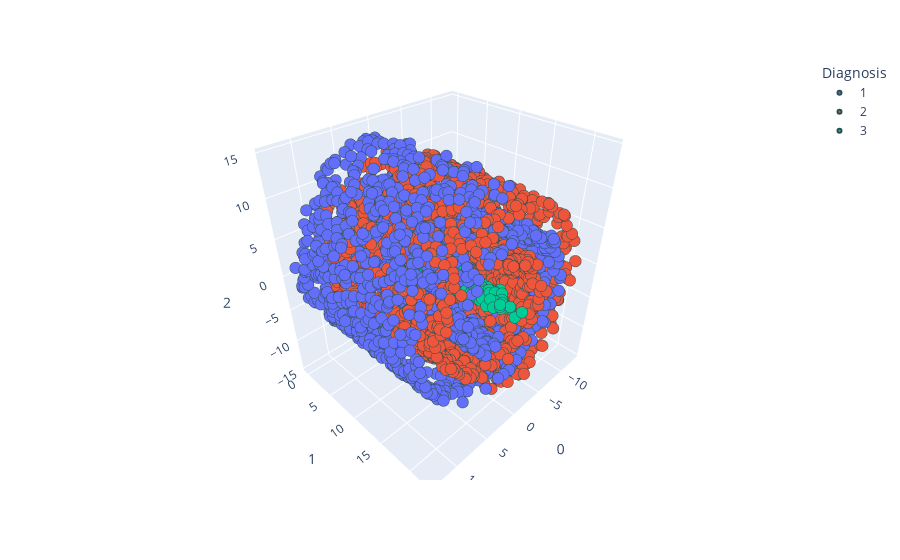

Write notebook code for a chart like this one.
### Code cell
# Use our old produce_scatter_plot function to visualise the data.
produce_scatter_plot(X,y,[0,1,2])

# Interesting, as a human, we can clearly see the different groups, and would be able to classify them easily without colours.

### Figure 1 — Plotly figure (JSON) as saved in the notebook; plotly's stock layout.template omitted (floating-point values rounded to 4 significant figures; data arrays with more than 128 entries replaced by an {"elided": "..."} marker saying what was removed)
{"data": [{"hovertemplate": "Diagnosis=1<br>0=%{x}<br>1=%{y}<br>2=%{z}<extra></extra>", "legendgroup": "1", "marker": {"color": "#636efa", "line": {"color": "DarkSlateGrey", "width": 2}, "size": 4, "symbol": "circle"}, "mode": "markers", "name": "1", "scene": "scene", "showlegend": true, "type": "scatter3d", "x": {"elided": "2000 float values"}, "y": {"elided": "2000 float values"}, "z": {"elided": "2000 float values"}}, {"hovertemplate": "Diagnosis=2<br>0=%{x}<br>1=%{y}<br>2=%{z}<extra></extra>", "legendgroup": "2", "marker": {"color": "#EF553B", "line": {"color": "DarkSlateGrey", "width": 2}, "size": 4, "symbol": "circle"}, "mode": "markers", "name": "2", "scene": "scene", "showlegend": true, "type": "scatter3d", "x": {"elided": "2000 float values"}, "y": {"elided": "2000 float values"}, "z": {"elided": "2000 float values"}}, {"hovertemplate": "Diagnosis=3<br>0=%{x}<br>1=%{y}<br>2=%{z}<extra></extra>", "legendgroup": "3", "marker": {"color": "#00cc96", "line": {"color": "DarkSlateGrey", "width": 2}, "size": 4, "symbol": "circle"}, "mode": "markers", "name": "3", "scene": "scene", "showlegend": true, "type": "scatter3d", "x": {"elided": "2000 float values"}, "y": {"elided": "2000 float values"}, "z": {"elided": "2000 float values"}}], "layout": {"legend": {"title": {"text": "Diagnosis"}, "tracegroupgap": 0}, "margin": {"t": 60}, "scene": {"domain": {"x": [0, 1], "y": [0, 1]}, "xaxis": {"title": {"text": "0"}}, "yaxis": {"title": {"text": "1"}}, "zaxis": {"title": {"text": "2"}}}}}
